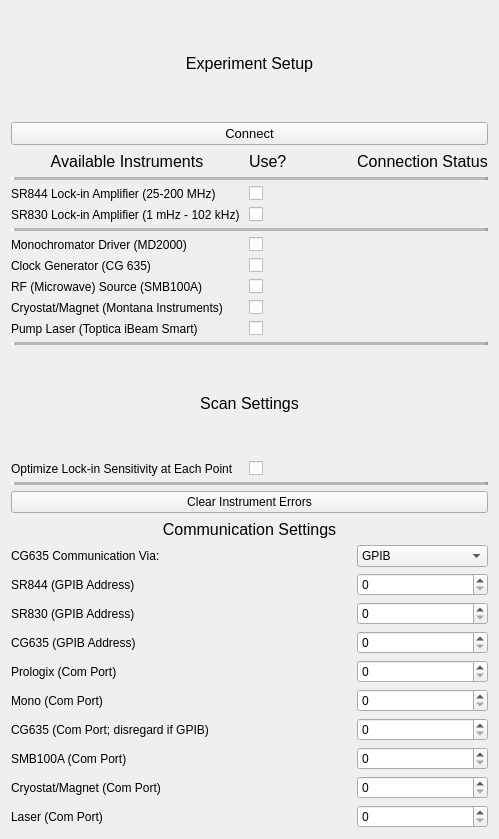
         <widget class="QWidget" name="scrollAreaWidgetContents_3">
          <property name="geometry">
           <rect>
            <x>0</x>
            <y>-293</y>
            <width>499</width>
            <height>839</height>
           </rect>
          </property>
          <layout class="QGridLayout" name="gridLayout_8">
           <item row="24" column="0">
            <widget class="QLabel" name="label_13">
             <property name="text">
              <string>Mono (Com Port)</string>
             </property>
            </widget>
           </item>
           <item row="7" column="2">
            <widget class="QLabel" name="status_ind_md2000">
             <property name="text">
              <string>&lt;html&gt;&lt;head/&gt;&lt;body&gt;&lt;p&gt;&lt;img src=&quot;:/led_icons/RED_LED_ON.png&quot;/&gt;&lt;/p&gt;&lt;/body&gt;&lt;/html&gt;</string>
             </property>
             <property name="alignment">
              <set>Qt::AlignCenter</set>
             </property>
            </widget>
           </item>
           <item row="21" column="0">
            <widget class="QLabel" name="label_16">
             <property name="text">
              <string>SR830 (GPIB Address)</string>
             </property>
            </widget>
           </item>
           <item row="18" column="2">
            <widget class="CustomComboBox" name="cg635_comm_format_combobox">
             <item>
              <property name="text">
               <string>GPIB</string>
              </property>
             </item>
             <item>
              <property name="text">
               <string>RS-232 via USB</string>
              </property>
             </item>
            </widget>
           </item>
           <item row="27" column="2">
            <widget class="CustomSpinBox" name="cryostat_com_port_spinner">
             <property name="keyboardTracking">
              <bool>false</bool>
             </property>
            </widget>
           </item>
           <item row="13" column="0" colspan="3">
            <widget class="QLabel" name="label_50">
             <property name="font">
              <font>
               <pointsize>12</pointsize>
              </font>
             </property>
             <property name="text">
              <string>Scan Settings</string>
             </property>
             <property name="alignment">
              <set>Qt::AlignCenter</set>
             </property>
            </widget>
           </item>
           <item row="2" column="2">
            <widget class="QLabel" name="label_38">
             <property name="font">
              <font>
               <pointsize>12</pointsize>
              </font>
             </property>
             <property name="text">
              <string>Connection Status</string>
             </property>
             <property name="alignment">
              <set>Qt::AlignCenter</set>
             </property>
            </widget>
           </item>
           <item row="11" column="1">
            <widget class="QCheckBox" name="toptica_checkbox">
             <property name="layoutDirection">
              <enum>Qt::LeftToRight</enum>
             </property>
             <property name="text">
              <string/>
             </property>
            </widget>
           </item>
           <item row="2" column="0">
            <widget class="QLabel" name="label_21">
             <property name="maximumSize">
              <size>
               <width>16777215</width>
               <height>20</height>
              </size>
             </property>
             <property name="font">
              <font>
               <pointsize>12</pointsize>
              </font>
             </property>
             <property name="text">
              <string>Available Instruments</string>
             </property>
             <property name="alignment">
              <set>Qt::AlignCenter</set>
             </property>
            </widget>
           </item>
           <item row="28" column="2">
            <widget class="CustomSpinBox" name="toptica_com_port_spinner">
             <property name="keyboardTracking">
              <bool>false</bool>
             </property>
            </widget>
           </item>
           <item row="25" column="0">
            <widget class="QLabel" name="label_44">
             <property name="text">
              <string>CG635 (Com Port; disregard if GPIB)</string>
             </property>
            </widget>
           </item>
           <item row="11" column="2">
            <widget class="QLabel" name="status_ind_toptica">
             <property name="text">
              <string>&lt;html&gt;&lt;head/&gt;&lt;body&gt;&lt;p&gt;&lt;img src=&quot;:/led_icons/RED_LED_OFF.png&quot;/&gt;&lt;/p&gt;&lt;/body&gt;&lt;/html&gt;</string>
             </property>
             <property name="alignment">
              <set>Qt::AlignCenter</set>
             </property>
            </widget>
           </item>
           <item row="7" column="0">
            <widget class="QLabel" name="label_24">
             <property name="text">
              <string>Monochromator Driver (MD2000)</string>
             </property>
            </widget>
           </item>
           <item row="15" column="0" colspan="3">
            <widget class="QFrame" name="frame_10">
             <property name="frameShape">
              <enum>QFrame::HLine</enum>
             </property>
             <property name="frameShadow">
              <enum>QFrame::Raised</enum>
             </property>
             <property name="lineWidth">
              <number>3</number>
             </property>
             <property name="midLineWidth">
              <number>5</number>
             </property>
            </widget>
           </item>
           <item row="21" column="2">
            <widget class="CustomSpinBox" name="sr830_gpib_address_spinner">
             <property name="keyboardTracking">
              <bool>false</bool>
             </property>
            </widget>
           </item>
           <item row="8" column="0">
            <widget class="QLabel" name="label_25">
             <property name="text">
              <string>Clock Generator (CG 635)</string>
             </property>
            </widget>
           </item>
           <item row="17" column="0" colspan="3">
            <widget class="QLabel" name="label_39">
             <property name="maximumSize">
              <size>
               <width>16777215</width>
               <height>20</height>
              </size>
             </property>
             <property name="font">
              <font>
               <pointsize>12</pointsize>
              </font>
             </property>
             <property name="text">
              <string>Communication Settings</string>
             </property>
             <property name="alignment">
              <set>Qt::AlignCenter</set>
             </property>
            </widget>
           </item>
           <item row="4" column="0">
            <widget class="QLabel" name="label_22">
             <property name="text">
              <string>SR844 Lock-in Amplifier (25-200 MHz)</string>
             </property>
            </widget>
           </item>
           <item row="1" column="0" colspan="3">
            <widget class="QPushButton" name="connect_instr_btn">
             <property name="font">
              <font>
               <pointsize>10</pointsize>
              </font>
             </property>
             <property name="whatsThis">
              <string/>
             </property>
             <property name="layoutDirection">
              <enum>Qt::LeftToRight</enum>
             </property>
             <property name="text">
              <string>Connect</string>
             </property>
             <property name="icon">
              <iconset>
               <normaloff>connect_icon.png</normaloff>connect_icon.png</iconset>
             </property>
             <property name="iconSize">
              <size>
               <width>30</width>
               <height>30</height>
              </size>
             </property>
            </widget>
           </item>
           <item row="10" column="1">
            <widget class="QCheckBox" name="montana_instr_checkbox">
             <property name="layoutDirection">
              <enum>Qt::LeftToRight</enum>
             </property>
             <property name="text">
              <string/>
             </property>
            </widget>
           </item>
           <item row="2" column="1">
            <widget class="QLabel" name="label_37">
             <property name="font">
              <font>
               <pointsize>12</pointsize>
              </font>
             </property>
             <property name="text">
              <string>Use?</string>
             </property>
            </widget>
           </item>
           <item row="9" column="0">
            <widget class="QLabel" name="label_26">
             <property name="text">
              <string>RF (Microwave) Source (SMB100A)</string>
             </property>
            </widget>
           </item>
           <item row="12" column="0" colspan="3">
            <widget class="QFrame" name="frame_5">
             <property name="frameShape">
              <enum>QFrame::HLine</enum>
             </property>
             <property name="frameShadow">
              <enum>QFrame::Raised</enum>
             </property>
             <property name="lineWidth">
              <number>3</number>
             </property>
             <property name="midLineWidth">
              <number>5</number>
             </property>
            </widget>
           </item>
           <item row="20" column="0">
            <widget class="QLabel" name="label_14">
             <property name="text">
              <string>SR844 (GPIB Address)</string>
             </property>
            </widget>
           </item>
           <item row="23" column="0">
            <widget class="QLabel" name="label_40">
             <property name="text">
              <string>Prologix (Com Port)</string>
             </property>
            </widget>
           </item>
           <item row="5" column="1">
            <widget class="QCheckBox" name="sr830_checkbox">
             <property name="layoutDirection">
              <enum>Qt::LeftToRight</enum>
             </property>
             <property name="text">
              <string/>
             </property>
            </widget>
           </item>
           <item row="8" column="2">
            <widget class="QLabel" name="status_ind_cg635">
             <property name="text">
              <string>&lt;html&gt;&lt;head/&gt;&lt;body&gt;&lt;p&gt;&lt;img src=&quot;:/led_icons/RED_LED_OFF.png&quot;/&gt;&lt;/p&gt;&lt;/body&gt;&lt;/html&gt;</string>
             </property>
             <property name="alignment">
              <set>Qt::AlignCenter</set>
             </property>
            </widget>
           </item>
           <item row="22" column="2">
            <widget class="CustomSpinBox" name="cg635_gpib_spinner">
             <property name="keyboardTracking">
              <bool>false</bool>
             </property>
            </widget>
           </item>
           <item row="9" column="1">
            <widget class="QCheckBox" name="smb100a_checkbox">
             <property name="layoutDirection">
              <enum>Qt::LeftToRight</enum>
             </property>
             <property name="text">
              <string/>
             </property>
            </widget>
           </item>
           <item row="18" column="0">
            <widget class="QLabel" name="label_31">
             <property name="text">
              <string>CG635 Communication Via:</string>
             </property>
            </widget>
           </item>
           <item row="6" column="0" colspan="3">
            <widget class="QFrame" name="frame_4">
             <property name="frameShape">
              <enum>QFrame::HLine</enum>
             </property>
             <property name="frameShadow">
              <enum>QFrame::Raised</enum>
             </property>
             <property name="lineWidth">
              <number>3</number>
             </property>
             <property name="midLineWidth">
              <number>5</number>
             </property>
            </widget>
           </item>
           <item row="7" column="1">
            <widget class="QCheckBox" name="md2000_checkbox">
             <property name="layoutDirection">
              <enum>Qt::LeftToRight</enum>
             </property>
             <property name="text">
              <string/>
             </property>
            </widget>
           </item>
           <item row="5" column="2">
            <widget class="QLabel" name="status_ind_sr830">
             <property name="text">
              <string>&lt;html&gt;&lt;head/&gt;&lt;body&gt;&lt;p&gt;&lt;img src=&quot;:/led_icons/GREEN_LED_ON.png&quot;/&gt;&lt;/p&gt;&lt;/body&gt;&lt;/html&gt;</string>
             </property>
             <property name="alignment">
              <set>Qt::AlignCenter</set>
             </property>
            </widget>
           </item>
           <item row="0" column="0" colspan="3">
            <widget class="QLabel" name="label_29">
             <property name="font">
              <font>
               <pointsize>12</pointsize>
              </font>
             </property>
             <property name="text">
              <string>Experiment Setup</string>
             </property>
             <property name="alignment">
              <set>Qt::AlignCenter</set>
             </property>
            </widget>
           </item>
           <item row="26" column="2">
            <widget class="CustomSpinBox" name="smb100a_com_port_spinner">
             <property name="keyboardTracking">
              <bool>false</bool>
             </property>
            </widget>
           </item>
           <item row="25" column="2">
            <widget class="CustomSpinBox" name="cg635_com_port">
             <property name="keyboardTracking">
              <bool>false</bool>
             </property>
            </widget>
           </item>
           <item row="26" column="0">
            <widget class="QLabel" name="label_41">
             <property name="text">
              <string>SMB100A (Com Port)</string>
             </property>
            </widget>
           </item>
           <item row="8" column="1">
            <widget class="QCheckBox" name="cg635_checkbox">
             <property name="layoutDirection">
              <enum>Qt::LeftToRight</enum>
             </property>
             <property name="text">
              <string/>
             </property>
            </widget>
           </item>
           <item row="10" column="2">
            <widget class="QLabel" name="status_ind_cryostat">
             <property name="text">
              <string>&lt;html&gt;&lt;head/&gt;&lt;body&gt;&lt;p&gt;&lt;img src=&quot;:/led_icons/RED_LED_OFF.png&quot;/&gt;&lt;/p&gt;&lt;/body&gt;&lt;/html&gt;</string>
             </property>
             <property name="alignment">
              <set>Qt::AlignCenter</set>
             </property>
            </widget>
           </item>
           <item row="5" column="0">
            <widget class="QLabel" name="label_23">
             <property name="text">
              <string>SR830 Lock-in Amplifier (1 mHz - 102 kHz) </string>
             </property>
            </widget>
           </item>
           <item row="9" column="2">
            <widget class="QLabel" name="status_ind_smb100a">
             <property name="text">
              <string>&lt;html&gt;&lt;head/&gt;&lt;body&gt;&lt;p&gt;&lt;img src=&quot;:/led_icons/RED_LED_OFF.png&quot;/&gt;&lt;/p&gt;&lt;/body&gt;&lt;/html&gt;</string>
             </property>
             <property name="alignment">
              <set>Qt::AlignCenter</set>
             </property>
            </widget>
           </item>
           <item row="16" column="0" colspan="3">
            <widget class="QPushButton" name="clear_instr_errors_btn">
             <property name="text">
              <string>Clear Instrument Errors</string>
             </property>
            </widget>
           </item>
           <item row="27" column="0">
            <widget class="QLabel" name="label_42">
             <property name="text">
              <string>Cryostat/Magnet (Com Port)</string>
             </property>
            </widget>
           </item>
           <item row="23" column="2">
            <widget class="CustomSpinBox" name="prologix_com_port_spinner">
             <property name="keyboardTracking">
              <bool>false</bool>
             </property>
            </widget>
           </item>
           <item row="20" column="2">
            <widget class="CustomSpinBox" name="sr844_gpib_address_spinner">
             <property name="keyboardTracking">
              <bool>false</bool>
             </property>
            </widget>
           </item>
           <item row="24" column="2">
            <widget class="CustomSpinBox" name="mono_com_port_spinner">
             <property name="keyboardTracking">
              <bool>false</bool>
             </property>
            </widget>
           </item>
           <item row="10" column="0">
            <widget class="QLabel" name="label_27">
             <property name="text">
              <string>Cryostat/Magnet (Montana Instruments)</string>
             </property>
            </widget>
           </item>
           <item row="4" column="1">
            <widget class="QCheckBox" name="sr844_checkbox">
             <property name="layoutDirection">
              <enum>Qt::LeftToRight</enum>
             </property>
             <property name="text">
              <string/>
             </property>
            </widget>
           </item>
           <item row="28" column="0">
            <widget class="QLabel" name="label_45">
             <property name="text">
              <string>Laser (Com Port)</string>
             </property>
            </widget>
           </item>
           <item row="22" column="0">
            <widget class="QLabel" name="label_30">
             <property name="text">
              <string>CG635 (GPIB Address)</string>
             </property>
            </widget>
           </item>
           <item row="4" column="2">
            <widget class="QLabel" name="status_ind_sr844">
             <property name="text">
              <string>&lt;html&gt;&lt;head/&gt;&lt;body&gt;&lt;p&gt;&lt;img src=&quot;:/led_icons/RED_LED_OFF.png&quot;/&gt;&lt;/p&gt;&lt;/body&gt;&lt;/html&gt;</string>
             </property>
             <property name="alignment">
              <set>Qt::AlignCenter</set>
             </property>
            </widget>
           </item>
           <item row="11" column="0">
            <widget class="QLabel" name="label_28">
             <property name="text">
              <string>Pump Laser (Toptica iBeam Smart)</string>
             </property>
            </widget>
           </item>
           <item row="3" column="0" colspan="3">
            <widget class="QFrame" name="frame_3">
             <property name="frameShape">
              <enum>QFrame::HLine</enum>
             </property>
             <property name="frameShadow">
              <enum>QFrame::Raised</enum>
             </property>
             <property name="lineWidth">
              <number>3</number>
             </property>
             <property name="midLineWidth">
              <number>5</number>
             </property>
            </widget>
           </item>
           <item row="14" column="0">
            <widget class="QLabel" name="label_74">
             <property name="text">
              <string>Optimize Lock-in Sensitivity at Each Point</string>
             </property>
            </widget>
           </item>
           <item row="14" column="1">
            <widget class="QCheckBox" name="scan_auto_sens_checkbox">
             <property name="layoutDirection">
              <enum>Qt::LeftToRight</enum>
             </property>
             <property name="text">
              <string/>
             </property>
            </widget>
           </item>
          </layout>
         </widget>
